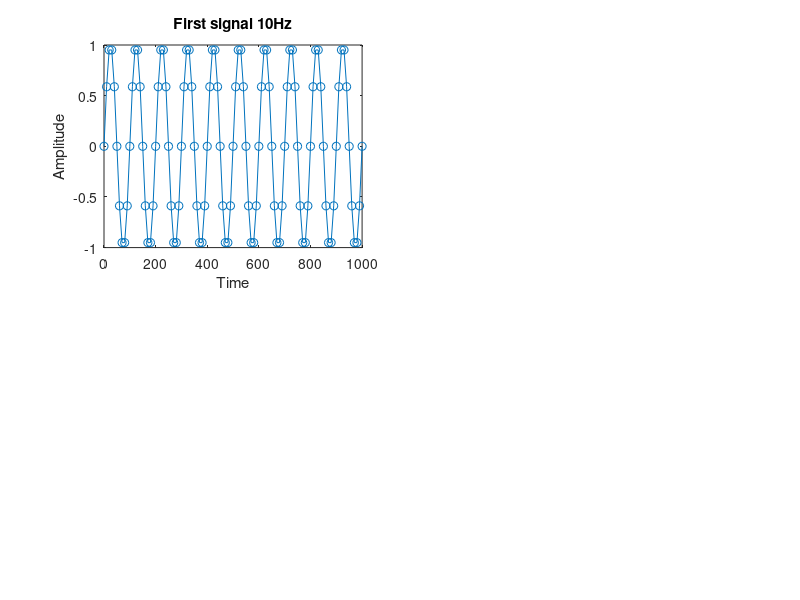

The MATLAB source for this figure:
clc;
clear all;
close all;

 t = 0:10:1000;
 f = 10;
 fs = 1000;
 %Sampled signal
  x = sin(2*pi*f / fs*t);

  subplot(2,2,1);
  plot(t,x,'-o');
  xlabel('Time');
  ylabel('Amplitude');
  title('First signal 10Hz')